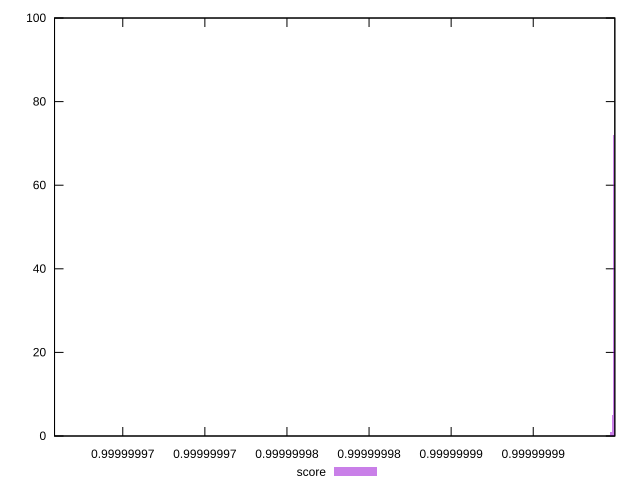

Generate this figure with gnuplot:
reset

$score <<EOF
0.9999999998835266 72
0.99999999995629 21
0.9999999997380001 1
0.9999999998107634 5
0.999999965830315 1
EOF

set key outside below
set boxwidth 7.276327273164681e-11
set xrange [0.9999999658439884:0.9999999999689404]
set yrange [0:100]
set trange [0:100]
set style fill transparent solid 0.5 noborder
set terminal svg size 640, 490 enhanced background rgb 'white'
set output "report_00008_2021-01-22T20:58:29.167/bootup-time/samples/pages+cached+noexternal+nocss/score/histogram.svg"

plot $score title "score" with boxes

reset
